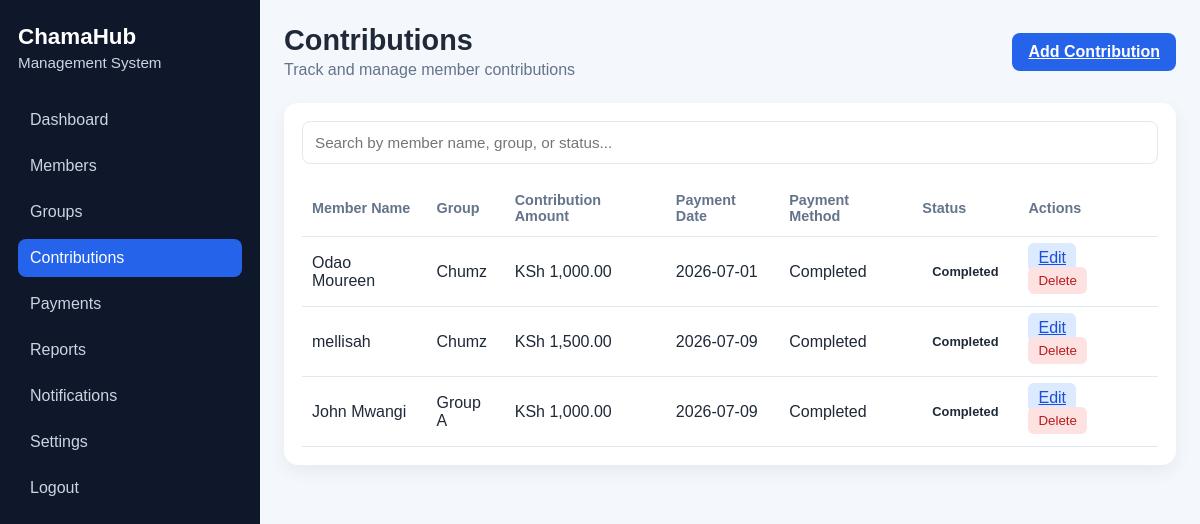
Screenshot of /contributions with the database file from the repository.
### app/models.py (models this page shows, shortened)
class Contribution(db.Model):
    __tablename__ = "contributions"
    id = db.Column(db.Integer, primary_key=True)
    member_name = db.Column(db.String(100), nullable=False)
    group_name = db.Column(db.String(100), nullable=False)
    amount = db.Column(db.Float, nullable=False, default=0.0)
    payment_date = db.Column(db.String(20), nullable=False)
    payment_status = db.Column(db.String(20), nullable=False, default="Completed")

### app/routes.py (the view)
@main.route("/contributions")
def contributions():
    contributions = Contribution.query.order_by(Contribution.id.desc()).all()
    return render_template("contributions.html", contributions=contributions)

### app/templates/contributions.html (shortened to what this page needs)
<!DOCTYPE html>
<html lang="en">
  <head>
    <link rel="stylesheet" href="{{ url_for('static', filename='css/dashboard.css') }}" />
  </head>
  <body>
    <div class="dashboard-layout">
      <aside class="sidebar">
        <div class="brand-block">
          <h2>ChamaHub</h2>
          <p>Management System</p>
        </div>
        <nav class="sidebar-nav">
          <a href="{{ url_for('main.dashboard') }}">Dashboard</a>
          <a href="{{ url_for('main.members') }}">Members</a>
          <a href="{{ url_for('main.groups') }}">Groups</a>
          <a href="{{ url_for('main.contributions') }}" class="active">Contributions</a>
          <a href="{{ url_for('main.payouts') }}">Payments</a>
          <a href="{{ url_for('main.reports') }}">Reports</a>
          <a href="{{ url_for('main.notifications') }}">Notifications</a>
          <a href="{{ url_for('main.settings') }}">Settings</a>
          <a href="{{ url_for('main.logout') }}">Logout</a>
        </nav>
      </aside>
      <main class="main-content">
        <header class="topbar">
          <div>
            <h1>Contributions</h1>
            <p>Track and manage member contributions</p>
          </div>
          <a href="{{ url_for('main.add_contribution') }}" class="add-btn">Add Contribution</a>
        </header>
        <section class="panel">
          <div class="search-wrapper">
            <input type="text" id="searchBar" placeholder="Search by member name, group, or status..." class="search-input" />
          </div>
          <div class="table-wrapper">
            <table class="data-table">
              <thead>
                <tr>
                  <th>Member Name</th>
                  <th>Group</th>
                  <th>Contribution Amount</th>
                  <th>Payment Date</th>
                  <th>Payment Method</th>
                  <th>Status</th>
                  <th>Actions</th>
                </tr>
              </thead>
              <tbody id="contributionsTableBody">
                {% for contribution in contributions %}
                <tr>
                  <td>{{ contribution.member_name }}</td>
                  <td>{{ contribution.group_name }}</td>
                  <td>KSh {{ "{:,.2f}".format(contribution.amount) }}</td>
                  <td>{{ contribution.payment_date }}</td>
                  <td>{{ contribution.payment_status }}</td>
                  <td><span class="status {{ contribution.payment_status.lower() }}">{{ contribution.payment_status }}</span></td>
                  <td>
                    <a href="{{ url_for('main.edit_contribution', contribution_id=contribution.id) }}" class="action-btn edit">Edit</a>
                    <form method="POST" action="{{ url_for('main.delete_contribution', contribution_id=contribution.id) }}" style="display:inline;">
                      <button type="submit" class="action-btn delete" onclick="return confirm('Delete this contribution record?')">Delete</button>
                    </form>
                  </td>
                </tr>
                {% else %}
                <tr>
                  <td colspan="7">No contributions recorded yet.</td>
                </tr>
                {% endfor %}
              </tbody>
            </table>
          </div>
        </section>
      </main>
    </div>
  </body>
</html>

### app/static/css/dashboard.css (style rules this page uses)
:root { --bg: #f4f7fb; --sidebar: #0f172a; --sidebar-text: #cbd5e1; --sidebar-active: #2563eb; --card: #ffffff; --text: #1f2937; --muted: #64748b; --accent: #2563eb; }
* { box-sizing: border-box; margin: 0; padding: 0; }
body { font-family: Arial, Helvetica, sans-serif; background: var(--bg); color: var(--text); }
.dashboard-layout { display: flex; min-height: 100vh; }
.sidebar { width: 260px; background: var(--sidebar); color: white; padding: 24px 18px; }
.brand-block { margin-bottom: 30px; }
.brand-block h2 { font-size: 1.4rem; margin-bottom: 4px; }
.brand-block p { color: var(--sidebar-text); font-size: 0.95rem; }
.sidebar-nav { display: flex; flex-direction: column; gap: 8px; }
.sidebar-nav a { color: var(--sidebar-text); text-decoration: none; padding: 10px 12px; border-radius: 8px; transition: 0.2s ease; }
.sidebar-nav a:hover, .sidebar-nav a.active { background: var(--sidebar-active); color: white; }
.main-content { flex: 1; padding: 24px; }
.topbar { display: flex; justify-content: space-between; align-items: center; margin-bottom: 24px; }
.topbar h1 { font-size: 1.8rem; margin-bottom: 4px; }
.topbar p { color: var(--muted); }
.card, .panel { background: var(--card); border-radius: 14px; padding: 18px; box-shadow: 0 6px 18px rgba(15, 23, 42, 0.06); }
.add-btn { background: var(--accent); color: white; border: none; padding: 10px 16px; border-radius: 8px; cursor: pointer; font-weight: bold; }
.table-wrapper { overflow-x: auto; }
.data-table { width: 100%; border-collapse: collapse; }
.data-table th, .data-table td { text-align: left; padding: 12px 10px; border-bottom: 1px solid #e2e8f0; }
.data-table th { color: var(--muted); font-size: 0.9rem; }
.status { display: inline-block; padding: 6px 10px; border-radius: 999px; font-size: 0.8rem; font-weight: bold; }
.action-btn { border: none; padding: 6px 10px; border-radius: 6px; cursor: pointer; margin-right: 6px; }
.action-btn.edit { background: #dbeafe; color: #1d4ed8; }
.action-btn.delete { background: #fee2e2; color: #b91c1c; }
.search-wrapper { margin-bottom: 16px; }
.search-input { width: 100%; padding: 12px; border: 1px solid #e2e8f0; border-radius: 8px; font-size: 0.95rem; }

### rows the page displays
Contribution: member_name "Odao Moureen", group_name "Chumz", amount "1,000.00", payment_date "2026-07-01", payment_status "Completed"
Contribution: member_name "mellisah", group_name "Chumz", amount "1,500.00", payment_date "2026-07-09", payment_status "Completed"
Contribution: member_name "John Mwangi", group_name "Group A", amount "1,000.00", payment_date "2026-07-09", payment_status "Completed"
